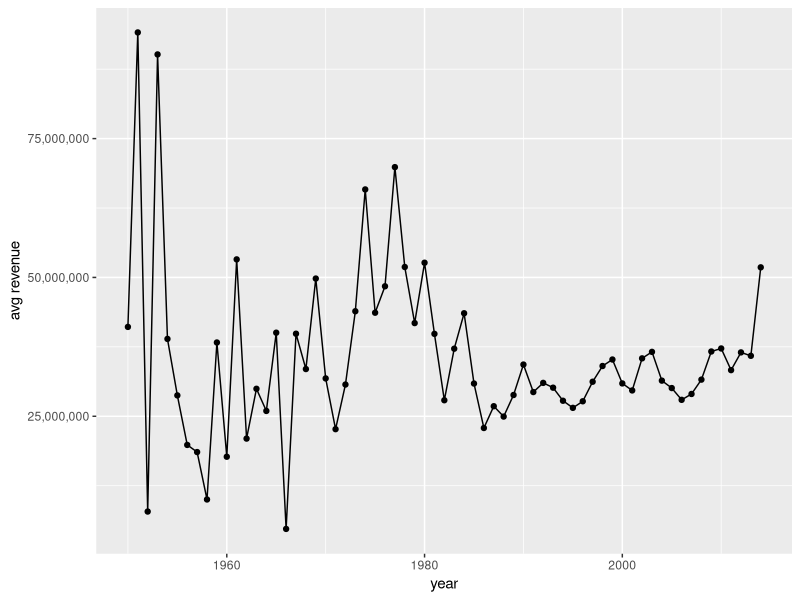
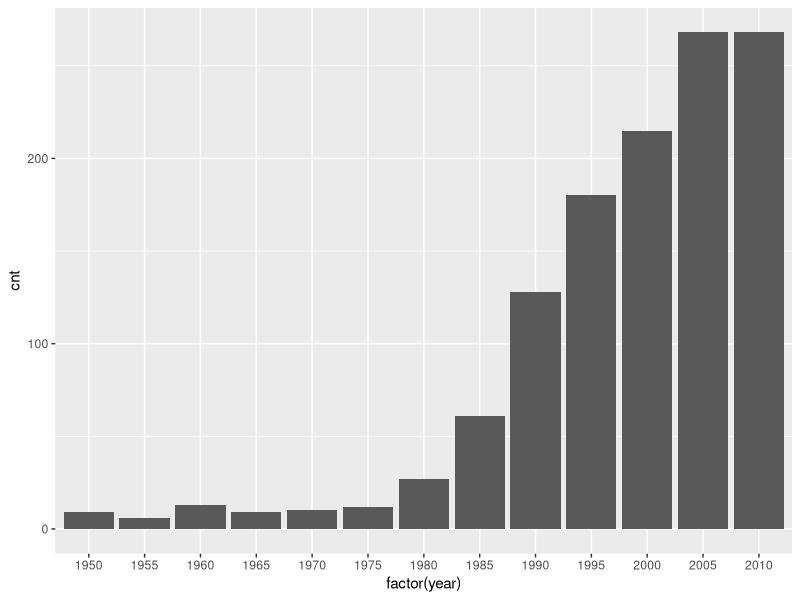
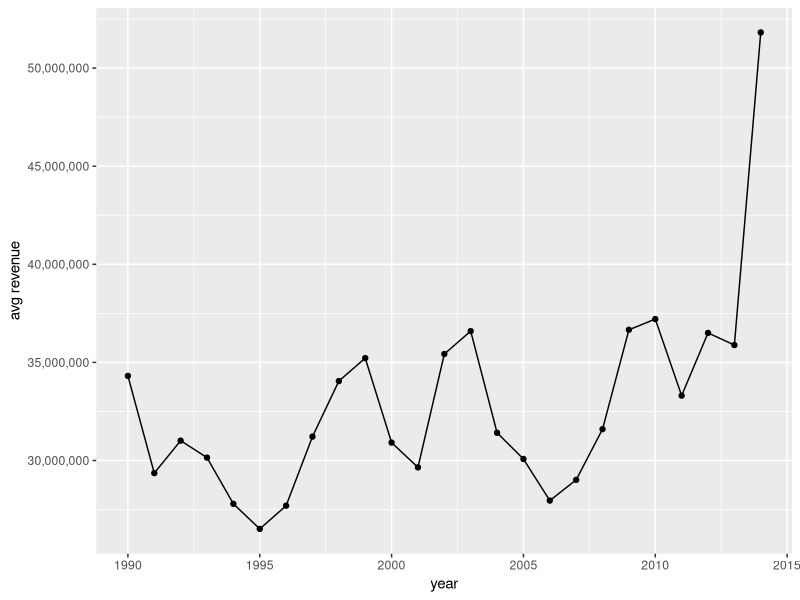
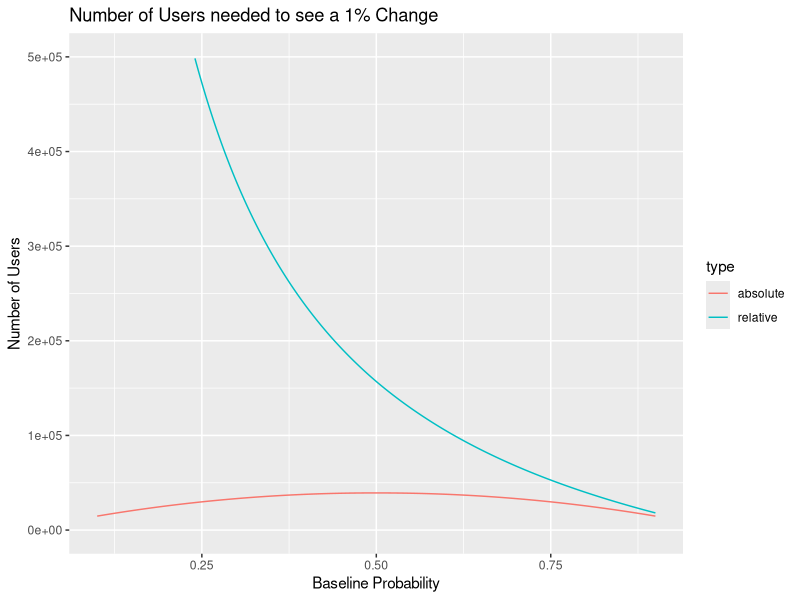

Write R code to recreate these figures, in order.
## ---- chunk 1
#setwd("~/Desktop/imdb_project/data")
library(dplyr)

#list.files()
dir()
## ---- chunk 2
df.basic = read.csv(file = "./../data/movie_data_basic.csv", sep = ",", header = FALSE)
#df.basic = read.csv(file = "movie_data.csv", sep = ",", header = FALSE)
colnames(df.basic) = c("name", "year", "genre", "runtime", "rating", "num_votes", "img_src")
head(df.basic, 5)

df.more = read.csv(file = "./../data/movie_data_more.csv", sep = ",", header = FALSE)
#df.more = read.csv(file = "movie_box_office.csv", sep = ",", header = FALSE)
colnames(df.more) = c("name", "revenue", "director", "actor1", "actor2", "actor3", "rated")
head(df.more, 5)
## ---- chunk 3
df.basic$name = tolower(df.basic$name)
df.more$name = tolower(df.more$name)
df.joined = inner_join(df.basic, df.more, by = 'name')
#write.table(df.joined, file = "d3_imdb_data.csv", quote = FALSE, sep = ",", row.names = FALSE, col.names = TRUE)
dim(df.joined)
head(df.joined)
## ---- chunk 4
df = tbl_df(df.joined)
df

# another way to look at it
df %>% glimpse()
## ---- chunk 5
df %>% group_by(genre) %>% summarise(cnt = n()) %>% arrange(desc(cnt))
## ---- chunk 6
# By revenue
df %>% 
   group_by(genre) %>% 
   summarise(cnt = n(),
                 avg_rating = mean(rating),
                 avg_revenue = mean(revenue),
                 avg_votes = mean(num_votes)) %>%
  arrange(desc(avg_revenue)) %>%
  head(5)

# By average rating
df %>% 
   group_by(genre) %>% 
   summarise(cnt = n(),
                 avg_rating = mean(rating),
                 avg_revenue = mean(revenue),
                 avg_votes = mean(num_votes)) %>%
  arrange(desc(avg_rating))

# By average votes
df %>% 
   group_by(genre) %>% 
   summarise(cnt = n(),
                 avg_rating = mean(rating),
                 avg_revenue = mean(revenue),
                 avg_votes = mean(num_votes)) %>%
  arrange(desc(avg_votes))
## ---- chunk 7
df %>% filter(genre == 'Western')
## ---- chunk 8
# By ratings
df %>%
   group_by(genre) %>% 
   summarise(cnt = n(),
                 avg_rating = mean(rating),
                 avg_revenue = mean(revenue),
                 avg_votes = mean(num_votes)) %>%
  filter(cnt >= 100) %>%
  arrange(desc(avg_rating))
# By votes
df %>%
   group_by(genre) %>% 
   summarise(cnt = n(),
                 avg_rating = mean(rating),
                 avg_revenue = mean(revenue),
                 avg_votes = mean(num_votes)) %>%
  filter(cnt >= 100) %>%
  arrange(desc(avg_votes))
## ---- chunk 9
df.by.year = df %>%
   select(year, revenue) %>%
   group_by(year) %>%
   summarise(cnt = n(), avg_revenue = mean(revenue)) %>%
   arrange(desc(year))

library(ggplot2)
library(scales)
ggplot(df.by.year, aes(x = year, y = avg_revenue)) + geom_point() + geom_line() + xlab("year") + ylab("avg revenue") + scale_y_continuous(labels = comma) 
## ---- chunk 10
df.by.year %>% tail(10)
## ---- chunk 11
df.by.year.gap = df.by.year %>% filter(year %% 5 == 0)
ggplot(df.by.year.gap, aes(x = factor(year), y = cnt)) + geom_bar(stat = "identity")
## ---- chunk 12

df.by.year %>% filter(year >= 1990) %>% 
    ggplot(aes(x = year, y = avg_revenue)) + 
    geom_point() + 
    geom_line() + 
    xlab("year") + 
    ylab("avg revenue") + 
    scale_y_continuous(labels = comma)
## ---- chunk 13
df.by.director = df %>% 
        group_by(director) %>%
        summarise(cnt_uu = n_distinct(name),
                  cnt = n(),
                  avg_revenue = mean(revenue)) %>%
        arrange(desc(avg_revenue))

df.by.director %>% head(10) # top 10 money making directors
## ---- chunk 14
df.joined %>% filter(director == 'Joss Whedon')
## ---- chunk 15
df.joined %>% filter(director == 'James Cameron')
## ---- chunk 16
df %>% 
  group_by(director) %>%
  summarise(cnt_uu = n_distinct(name),
            cnt = n(),
            max_revenue = max(revenue),
            median_revenue = median(revenue)) %>%
  arrange(desc(max_revenue))
## ---- chunk 17
library(reshape2)
# dataset pre-melt
df %>% head(3) %>% select(name, actor1, actor2, actor3)

# dataset melted
df %>% head(3) %>%
  select(name, actor1, actor2, actor3, revenue) %>%
  melt(id = c("name", "revenue")) %>% 
  select(name, value, revenue)
## ---- chunk 18
df.by.actor = df %>%
  select(name, actor1, actor2, actor3, revenue) %>%
  melt(id = c("name", "revenue")) %>% 
  select(name, value, revenue)

colnames(df.by.actor) = c("movie", "actor", "revenue")

df.by.actor %>% 
  group_by(actor) %>%
  summarise(cnt = n(),
            count_uu = n_distinct(movie),
            avg_revenue = mean(revenue)) %>%
  filter(count_uu > 10) %>%
  arrange(desc(avg_revenue)) %>%
  head(50)
## ---- chunk 19
df.by.actor %>%
  mutate(global_avg = mean(revenue)) %>%
  group_by(actor) %>%
  summarize(cnt = n(),
            global_avg = first(global_avg),
            avg_revenue = mean(revenue)) %>%
  mutate(inflation_factor = avg_revenue / global_avg) %>%
  arrange(desc(inflation_factor)) %>% head()
## ---- chunk 20
library(dplyr)
library(tidyr)

data.frame(p=seq(0.1,0.9,length=1000)) %>%
  rowwise() %>%
  mutate(relative=power.prop.test(p1=p, p2=p*(if (p < 0.5) 1.01 else 0.99), 
                                  power=0.8, sig.level=0.05)[[1]],
         absolute=power.prop.test(p1=p, p2=p+(if (p < 0.5) 0.01 else - 0.01), 
                                  power=0.8, sig.level=0.05)[[1]]) %>%
  gather(type, n, relative:absolute) %>%
  ggplot(aes(x=p, y=n, color=type)) +
  geom_line() + 
  ylim(0,500000) +
  xlab('Baseline Probability') +
  ylab('Number of Users') +
  ggtitle('Number of Users needed to see a 1% Change')
